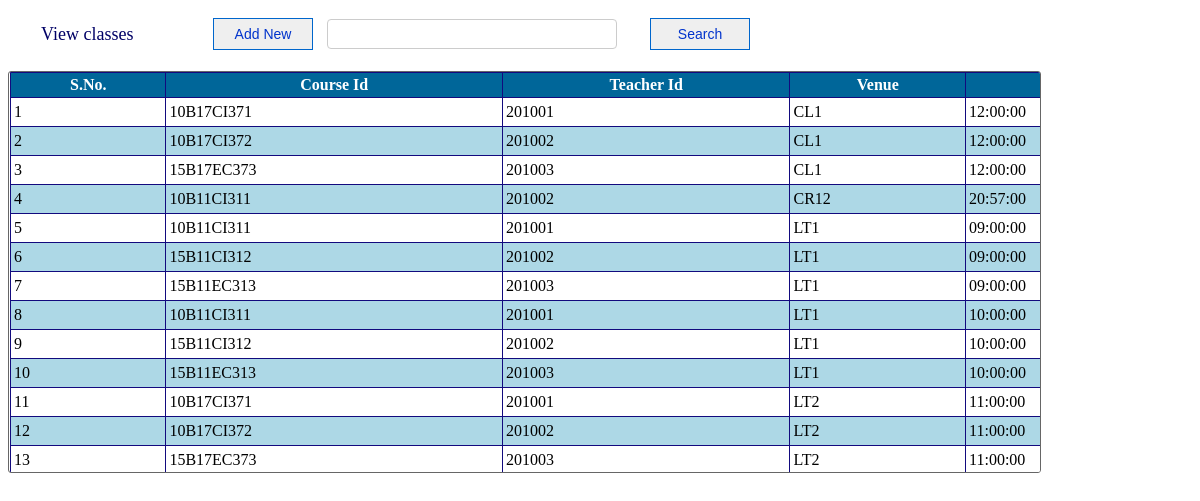
/admin/classes.php, run on the app's committed database.
### tables this page shows
CREATE TABLE IF NOT EXISTS `timetable` (
  `course_id` varchar(15) DEFAULT NULL,
  `teacher_id` bigint(10) DEFAULT NULL,
  `venue` varchar(5) NOT NULL DEFAULT '',
  `time` time NOT NULL,
  `day` int(3) NOT NULL,
  `batch` varchar(2) DEFAULT NULL,
  `sem` int(1) DEFAULT NULL
);

### admin/classes.php (the view, shortened to what this page needs)
<!DOCTYPE html PUBLIC "-//W3C//DTD XHTML 1.0 Transitional//EN" "http://www.w3.org/TR/xhtml1/DTD/xhtml1-transitional.dtd">
<html xmlns="http://www.w3.org/1999/xhtml">
<head>
<link rel="stylesheet" type="text/css" href="css/view_admin.css" />
</head>
<body>
<div id="title" >
<form method="post">
<table width="755">
	<tr>
    	<td width="190px" style="font-size:18px; color:#006; text-indent:30px;">View classes</td>
        <td>
        	<a href="?tag=class_entry"><input type="button" title="Add new class" name="addNew" value="Add New" id="button-search" /></a>
        </td>
        <td>
        	<input type="text" name="searchtxt" title="Enter search term" class="search" autocomplete="off"/>
        </td>
        <td style="float:right">
        	<input type="submit" name="btnsearch" value="Search" id="button-search" title="Search classes" />
        </td>
    </tr>
</table>
</form>
</div>
<br />
<div id="list-table">
<form method="post">
    <table border="1" width="2000px" align="center" cellpadding="3" class="mytable" cellspacing="0">
        <tr>
            <th>S.No.</th>
            <th>Course Id</th>
            <th>Teacher Id</th>
            <th>Venue</th>
            <th>Time</th>
        </tr>
        <?php
	$key="";
	if($key !="")
		$sql_sel=mysql_query("SElECT * FROM timetable WHERE course_id  like '%$key%' or teacher_id like '%$key%' or sem like '%$key%' or batch like '%$key%' or venue like '%$key%' ");
	else
		 $sql_sel=mysql_query("SELECT * FROM timetable");
    $i=0;
    while($row=mysql_fetch_array($sql_sel))
   {
	    $i++;
	    $color=($i%2==0)?"lightblue":"white";
?>
	      <tr bgcolor="<?php echo $color?>">
		    <td><?php echo $i;?></td>
		    <td><?php echo $row['course_id'];?></td>
		    <td><?php echo $row['teacher_id'];?></td>
		    <td><?php echo $row['venue'];?></td>
		    <td><?php echo $row['time'];?></td>
		</tr>
<?php
    }
?>
    </table>
</form>
</div>
</body>
</html>

### admin/css/view_admin.css (style rules this page uses)
#title { height:auto; margin-top:15px; }
#list-table { width:1030px; height:400px; border:1px solid #666; float:left; padding-left:1px; border-radius: 3px 3px 3px 3px; overflow: auto; }
#button-search { font-family:Arial, Helvetica, sans-serif; font-size:14px; width:100px; height:32px; float:right; margin-right:10px; repeat-x top center; border: 1px solid #06C; -moz-border-radius: 5px; color:#03C; }
.search { padding:4px; border:1px #CCC solid; border-radius: 4px 4px 4px 4px; -moz-border-radius: 8px; background:#FFF; color:#006; font-family:Arial, Helvetica, sans-serif; font-size:16px; width:280px; height:20px; float:left; }
.mytable { border-collapse:collapse; border:#036 1px solid; }
.mytable tr th { background:#069; border:#120A7E 1px solid; color:#FFF; font-family:"Times New Roman", Times, serif; }
.mytable tr td { font-family:"Times New Roman", Times, serif; border:#120A7E 1px solid; }

### data on the page
timetable: course "10B17CI371", teacher "201001", venue "CL1", time "12:00:00"
timetable: course "10B17CI372", teacher "201002", venue "CL1", time "12:00:00"
timetable: course "15B17EC373", teacher "201003", venue "CL1", time "12:00:00"
timetable: course "10B11CI311", teacher "201002", venue "CR12", time "20:57:00"
timetable: course "10B11CI311", teacher "201001", venue "LT1", time "09:00:00"
timetable: course "15B11CI312", teacher "201002", venue "LT1", time "09:00:00"
timetable: course "15B11EC313", teacher "201003", venue "LT1", time "09:00:00"
timetable: course "10B11CI311", teacher "201001", venue "LT1", time "10:00:00"
timetable: course "15B11CI312", teacher "201002", venue "LT1", time "10:00:00"
timetable: course "15B11EC313", teacher "201003", venue "LT1", time "10:00:00"
timetable: course "10B17CI371", teacher "201001", venue "LT2", time "11:00:00"
timetable: course "10B17CI372", teacher "201002", venue "LT2", time "11:00:00"
timetable: course "15B17EC373", teacher "201003", venue "LT2", time "11:00:00"
